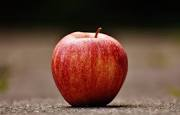
#> input picture images.jpg, 180 x 115 px
$ python -i imageManipulator.py   (imports and definitions only)
#> lines starting #> are read from the running program, lines starting #| are printed output that depends on the picture; after the words box and inside, x2 and y2 are one past the last pixel; in counts of white or black regions, pixels touching at a corner belong together
#> in trasnformImages, img is the input picture: shape (115, 180, 3); mean B, G, R 57.4, 70.4, 103.2
from PIL import Image
import cv2
import matplotlib.pyplot as plt
import numpy as np
import os

def color_quantization(img, k):
# Transform the image
  data = np.float32(img).reshape((-1, 3))

# Determine criteria
  criteria = (cv2.TERM_CRITERIA_EPS + cv2.TERM_CRITERIA_MAX_ITER, 20, 0.001)

# Implementing K-Means
  ret, label, center = cv2.kmeans(data, k, None, criteria, 10, cv2.KMEANS_RANDOM_CENTERS)
  center = np.uint8(center)
  result = center[label.flatten()]
  result = result.reshape(img.shape)
  return result

#pixlates images
def pixleateImage(img):
    height, width = img.shape[:2]
#> height = 115; width = 180
    w,h=(32,32)
    temp = cv2.resize(img, (w, h), interpolation=cv2.INTER_LINEAR)
    pixel_img=cv2.resize(temp, (width, height), interpolation=cv2.INTER_NEAREST)
    return pixel_img

#creates an image sketch
def imageToSketch(img):
    img_gray = cv2.cvtColor(img, cv2.COLOR_BGR2GRAY)
    img_invert = cv2.bitwise_not(img_gray)
    img_smoothing = cv2.GaussianBlur(img_invert, (21, 21),sigmaX=0, sigmaY=0)
    sketch_img = cv2.divide(img_gray, 255 - img_smoothing, scale=255)
    return sketch_img

#makes a comic image
def comicImage(img):
    img_gray = cv2.cvtColor(img, cv2.COLOR_BGR2GRAY)
    gray_blur = cv2.medianBlur(img_gray, 7)
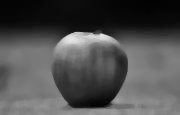
#> gray_blur: shape (115, 180); min 2, max 229, mean 78.6
    edges = cv2.adaptiveThreshold(gray_blur, 255, cv2.ADAPTIVE_THRESH_MEAN_C, cv2.THRESH_BINARY, 7, 7)
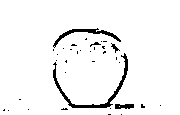
#> edges: shape (115, 180); 95.5% white; 35 black regions (30 under 20 px), largest, box (x1, y1, x2, y2) and area: (53, 53, 128, 108) 450, (53, 28, 121, 48) 254, (115, 104, 134, 109) 80, (111, 43, 120, 53) 31, (90, 42, 101, 47) 21
    total_color = 9
    img = color_quantization(img, total_color)
#> in color_quantization, `ret, label, center = cv2.kmeans(data, k, None, criteria, 10, cv2.KMEAN..`: ret = 6860788.1; center = [[22.39, 35.67, 53.61], [95.67, 113.9, 138.7], [29.39, 49.44, 170.7], [4.87, 9.87, 10.38], [185, 191.2, 240.1], [94.35, 102.9, 210.4], [124.1, 137.4, 160.7], [8.75, 18.21, 120.7], [56.85, 79.69, 102.2]]
#> in color_quantization, `center = np.uint8(center)`: center = [[22, 35, 53], [95, 113, 138], [29, 49, 170], [4, 9, 10], [184, 191, 240], [94, 102, 210], [124, 137, 160], [8, 18, 120], [56, 79, 102]]
    blurred = cv2.bilateralFilter(img, d=7, sigmaColor=200,sigmaSpace=200)
    cartoon = cv2.bitwise_and(blurred, blurred, mask=edges)
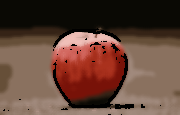
#> cartoon: shape (115, 180, 3); mean B, G, R 55, 67.4, 98.4
    return cartoon


def trasnformImages(path):
    img=cv2.imread(path)
    pixel_img  = pixleateImage(img)
    cartoon_img = comicImage(img)
    img= cv2.cvtColor(img,cv2.COLOR_BGR2RGB)
    sketch_img = imageToSketch(img)
#> in imageToSketch, `img_gray = cv2.cvtColor(img, cv2.COLOR_BGR2GRAY)`:
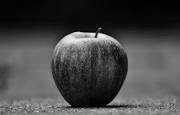
#> img_gray: shape (115, 180); min 0, max 246, mean 70.2
#> in imageToSketch, `img_invert = cv2.bitwise_not(img_gray)`:
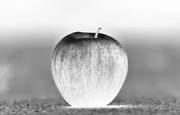
#> img_invert: shape (115, 180); min 9, max 255, mean 184.8
#> in imageToSketch, `img_smoothing = cv2.GaussianBlur(img_invert, (21, 21),sigmaX=0, sigmaY..`:
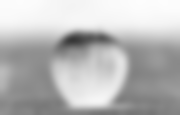
#> img_smoothing: shape (115, 180); min 55, max 253, mean 184.8
#> in imageToSketch, `sketch_img = cv2.divide(img_gray, 255 - img_smoothing, scale=255)`:
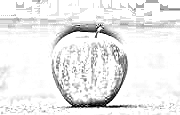
#> sketch_img: shape (115, 180); min 0, max 255, mean 235.4

    cv2.imwrite("pixel.png", pixel_img)
    cv2.imwrite("sketch.png", sketch_img)
    cv2.imwrite("cartoon.png", cartoon_img)

def cleanup():
    os.remove("pixel.png")
    os.remove("sketch.png")
    os.remove("cartoon.png")

#displays an image on a malap plot for convience
def matlabdipaly(path):

    img=cv2.imread(path)
    img= cv2.cvtColor(img,cv2.COLOR_BGR2RGB)
    pixel_img  = pixleateImage(img)
    sketch_img = imageToSketch(img)
    cartoon_img = comicImage(img)


    plt.figure(figsize=(20,20))
    plt.subplot(1,5,1)
    plt.title("Original Image")
    plt.imshow(img)
    plt.axis("off")

    plt.subplot(1,5,2)
    plt.title("Pixleated Image")
    plt.imshow(pixel_img)
    plt.axis("off")

    plt.subplot(1,5,3)
    plt.title("cartoon Image")
    plt.imshow(cartoon_img)
    plt.axis("off")

    plt.subplot(1,5,4)
    plt.title("sketch Image")
    plt.imshow(sketch_img,cmap="gray",vmin=0,vmax=255)
    plt.axis("off")

    plt.show()

>>> result = trasnformImages('images.jpg')

$ run again, on photo of me.PNG
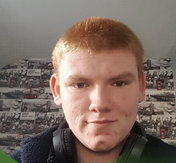
#> input picture photo of me.PNG, 176 x 163 px
#> in trasnformImages, img is the input picture: shape (163, 176, 3); mean B, G, R 99.1, 107.9, 125.9
#> in comicImage, `edges = cv2.adaptiveThreshold(gray_blur, 255, cv2.ADAPTIVE_THRESH_MEAN..`:
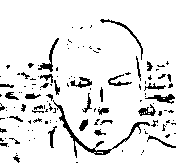
#> edges: shape (163, 176); 90.4% white; black in thin lines or dots, all inside (x1, y1, x2, y2) = (0, 19, 176, 163)
#> in color_quantization, `ret, label, center = cv2.kmeans(data, k, None, criteria, 10, cv2.KMEAN..`: ret = 11277158.7; center = [[23.73, 24.81, 24.7], [136.2, 140.8, 144], [109.4, 114.8, 120.2], [70.96, 81.02, 107.8], [203.8, 217.9, 242], [89.27, 108.7, 159.6], [142.4, 160, 205.1], [55.98, 63.01, 76.88], [39.02, 43.89, 53.8]]
#> in color_quantization, `center = np.uint8(center)`: center = [[23, 24, 24], [136, 140, 144], [109, 114, 120], [70, 81, 107], [203, 217, 242], [89, 108, 159], [142, 160, 205], [55, 63, 76], [39, 43, 53]]
#> in imageToSketch, `sketch_img = cv2.divide(img_gray, 255 - img_smoothing, scale=255)`:
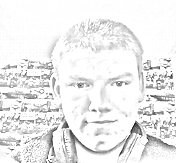
#> sketch_img: shape (163, 176); min 19, max 255, mean 236.8
